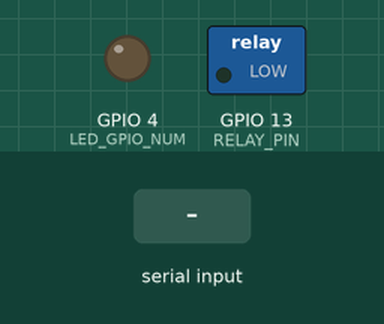
Bench run of a sketch on a simulated ESP32. Parts: switched loads named in the sketch (green lamp = pin HIGH), output pins drawn as LEDs (lit = HIGH). The inputs (shaded band) are chosen by the test bench. WiFi joins after 1.5 s; servers stay silent unless stated; the camera gives no picture; what the sketch prints to the serial monitor is not drawn.

Above: at 3.0 s.
3.1 s: "CMD_ABRIR_PUERTA\n" received over Serial
At 3.9 s:
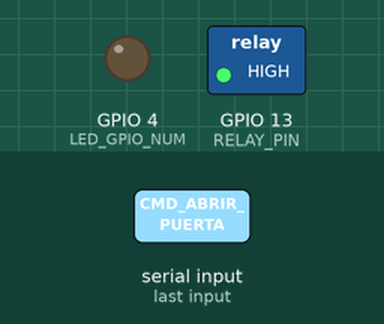
Timing chart, 0 to 7.6 s (numbered marks = the images above; inputs shaded):
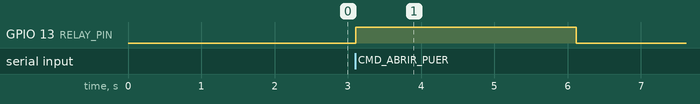

The sketch:

CameraESPRecUart.ino
```cpp
#include "esp_camera.h"
#include <WiFi.h>

// Select camera model
#define CAMERA_MODEL_AI_THINKER

#include "camera_pins.h"

#define LED_GPIO_NUM 4
#define RELAY_PIN    13

const char* ssid = "LOPEZ";
const char* password = "L21GIANNA";

//const char* ssid = "TIGO-22E1";
//const char* password = "2NJ555302863";

// --- CONFIGURACIÓN IP ---
IPAddress local_IP(192, 168, 0, 222);
IPAddress gateway(192, 168, 0, 1);
IPAddress subnet(255, 255, 255, 0);
IPAddress primaryDNS(8, 8, 8, 8);

void startCameraServer();
extern void app_facerecog_loop();

unsigned long relay_timer = 0;
bool relay_active = false;
const int RELAY_OPEN_TIME = 3000;

// Función para abrir la puerta
void openDoor(String nombreUsuario) {
  // Activar relé local
  digitalWrite(RELAY_PIN, HIGH);
  relay_active = true;
  relay_timer = millis();

  // Enviamos confirmación al ESP32 Principal
  Serial.print("FACE_MATCH:");
  Serial.println(nombreUsuario);

  // Log visual si está conectado a PC
  // Serial.println("Log: Puerta activada para " + nombreUsuario);
}

// Sobrecarga para apertura manual
void openDoor() {
  openDoor("Manual/Web");
}

void setup() {
  // Iniciamos Serial a 115200
  // IMPORTANTE: El pin U0RX (GPIO 3) debe estar conectado al TX (GPIO 1) del ESP32 Principal
  Serial.begin(115200);
  Serial.setDebugOutput(true);
  Serial.println();

  pinMode(RELAY_PIN, OUTPUT);
  digitalWrite(RELAY_PIN, LOW);

  camera_config_t config;
  config.ledc_channel = LEDC_CHANNEL_0;
  config.ledc_timer = LEDC_TIMER_0;
  config.pin_d0 = Y2_GPIO_NUM;
  config.pin_d1 = Y3_GPIO_NUM;
  config.pin_d2 = Y4_GPIO_NUM;
  config.pin_d3 = Y5_GPIO_NUM;
  config.pin_d4 = Y6_GPIO_NUM;
  config.pin_d5 = Y7_GPIO_NUM;
  config.pin_d6 = Y8_GPIO_NUM;
  config.pin_d7 = Y9_GPIO_NUM;
  config.pin_xclk = XCLK_GPIO_NUM;
  config.pin_pclk = PCLK_GPIO_NUM;
  config.pin_vsync = VSYNC_GPIO_NUM;
  config.pin_href = HREF_GPIO_NUM;
  config.pin_sscb_sda = SIOD_GPIO_NUM;
  config.pin_sscb_scl = SIOC_GPIO_NUM;
  config.pin_pwdn = PWDN_GPIO_NUM;
  config.pin_reset = RESET_GPIO_NUM;
  config.xclk_freq_hz = 20000000;
  config.pixel_format = PIXFORMAT_JPEG;

  if(psramFound()){
    config.frame_size = FRAMESIZE_UXGA;
    config.jpeg_quality = 10;
    config.fb_count = 2;
  } else {
    config.frame_size = FRAMESIZE_SVGA;
    config.jpeg_quality = 12;
    config.fb_count = 1;
  }

#if defined(CAMERA_MODEL_ESP_EYE)
  pinMode(13, INPUT_PULLUP);
  pinMode(14, INPUT_PULLUP);
#endif

  esp_err_t err = esp_camera_init(&config);
  if (err != ESP_OK) {
    Serial.printf("Camera init failed with error 0x%x", err);
    return;
  }

  sensor_t * s = esp_camera_sensor_get();
  if (s->id.PID == OV3660_PID) {
    s->set_vflip(s, 1);
    s->set_brightness(s, 1);
    s->set_saturation(s, -2);
  }

  s->set_framesize(s, FRAMESIZE_CIF);

#if defined(CAMERA_MODEL_M5STACK_WIDE)
  s->set_vflip(s, 1);
  s->set_hmirror(s, 1);
#endif

  ledcSetup(LEDC_CHANNEL_4, 5000, 8);
  ledcAttachPin(LED_GPIO_NUM, LEDC_CHANNEL_4);

  if (!WiFi.config(local_IP, gateway, subnet, primaryDNS)) {
    Serial.println("Fallo al configurar IP Estática (STA)");
  }

  WiFi.begin(ssid, password);
  while (WiFi.status() != WL_CONNECTED) {
    delay(500);
    Serial.print(".");
  }
  Serial.println("");
  Serial.println("WiFi connected");

  startCameraServer();

  Serial.print("Camera Ready! Use 'http://");
  Serial.print(WiFi.localIP());
  Serial.println("' to connect");
}

void loop() {
  // 1. Lógica del Relé (Cierre automático)
  if (relay_active && (millis() - relay_timer > RELAY_OPEN_TIME)) {
    digitalWrite(RELAY_PIN, LOW);
    relay_active = false;
    // No imprimimos nada aquí para no ensuciar la comunicación serial con el maestro
  }

  // 2. NUEVA FUNCIÓN: Escuchar comandos del ESP32 Maestro (MQTT)
  if (Serial.available()) {
    String comandoRecibido = Serial.readStringUntil('\n');
    comandoRecibido.trim(); // Quitamos espacios y saltos de línea extra

    if (comandoRecibido == "CMD_ABRIR_PUERTA") {
      openDoor("Comando MQTT");
    }
  }

  // 3. Loop de reconocimiento facial
  app_facerecog_loop();

  delay(20);
}
```

camera_pins.h
```cpp
#if defined(CAMERA_MODEL_WROVER_KIT)
#define PWDN_GPIO_NUM    -1
#define RESET_GPIO_NUM   -1
#define XCLK_GPIO_NUM    21
#define SIOD_GPIO_NUM    26
#define SIOC_GPIO_NUM    27

#define Y9_GPIO_NUM      35
#define Y8_GPIO_NUM      34
#define Y7_GPIO_NUM      39
#define Y6_GPIO_NUM      36
#define Y5_GPIO_NUM      19
#define Y4_GPIO_NUM      18
#define Y3_GPIO_NUM       5
#define Y2_GPIO_NUM       4
#define VSYNC_GPIO_NUM   25
#define HREF_GPIO_NUM    23
#define PCLK_GPIO_NUM    22

#elif defined(CAMERA_MODEL_ESP_EYE)
#define PWDN_GPIO_NUM    -1
#define RESET_GPIO_NUM   -1
#define XCLK_GPIO_NUM    4
#define SIOD_GPIO_NUM    18
#define SIOC_GPIO_NUM    23

#define Y9_GPIO_NUM      36
#define Y8_GPIO_NUM      37
#define Y7_GPIO_NUM      38
#define Y6_GPIO_NUM      39
#define Y5_GPIO_NUM      35
#define Y4_GPIO_NUM      14
#define Y3_GPIO_NUM      13
#define Y2_GPIO_NUM      34
#define VSYNC_GPIO_NUM   5
#define HREF_GPIO_NUM    27
#define PCLK_GPIO_NUM    25

#elif defined(CAMERA_MODEL_M5STACK_PSRAM)
#define PWDN_GPIO_NUM     -1
#define RESET_GPIO_NUM    15
#define XCLK_GPIO_NUM     27
#define SIOD_GPIO_NUM     25
#define SIOC_GPIO_NUM     23

#define Y9_GPIO_NUM       19
#define Y8_GPIO_NUM       36
#define Y7_GPIO_NUM       18
#define Y6_GPIO_NUM       39
#define Y5_GPIO_NUM        5
#define Y4_GPIO_NUM       34
#define Y3_GPIO_NUM       35
#define Y2_GPIO_NUM       32
#define VSYNC_GPIO_NUM    22
#define HREF_GPIO_NUM     26
#define PCLK_GPIO_NUM     21

#elif defined(CAMERA_MODEL_M5STACK_WIDE)
#define PWDN_GPIO_NUM     -1
#define RESET_GPIO_NUM    15
#define XCLK_GPIO_NUM     27
#define SIOD_GPIO_NUM     22
#define SIOC_GPIO_NUM     23

#define Y9_GPIO_NUM       19
#define Y8_GPIO_NUM       36
#define Y7_GPIO_NUM       18
#define Y6_GPIO_NUM       39
#define Y5_GPIO_NUM        5
#define Y4_GPIO_NUM       34
#define Y3_GPIO_NUM       35
#define Y2_GPIO_NUM       32
#define VSYNC_GPIO_NUM    25
#define HREF_GPIO_NUM     26
#define PCLK_GPIO_NUM     21

#elif defined(CAMERA_MODEL_AI_THINKER)
#define PWDN_GPIO_NUM     32
#define RESET_GPIO_NUM    -1
#define XCLK_GPIO_NUM      0
#define SIOD_GPIO_NUM     26
#define SIOC_GPIO_NUM     27

#define Y9_GPIO_NUM       35
#define Y8_GPIO_NUM       34
#define Y7_GPIO_NUM       39
#define Y6_GPIO_NUM       36
#define Y5_GPIO_NUM       21
#define Y4_GPIO_NUM       19
#define Y3_GPIO_NUM       18
#define Y2_GPIO_NUM        5
#define VSYNC_GPIO_NUM    25
#define HREF_GPIO_NUM     23
#define PCLK_GPIO_NUM     22

#else
#error "Camera model not selected"
#endif
```

Measured:
- after the input at 3.1 s, GPIO 13 (RELAY_PIN): LOW → HIGH at once, → LOW 3.0 s later
